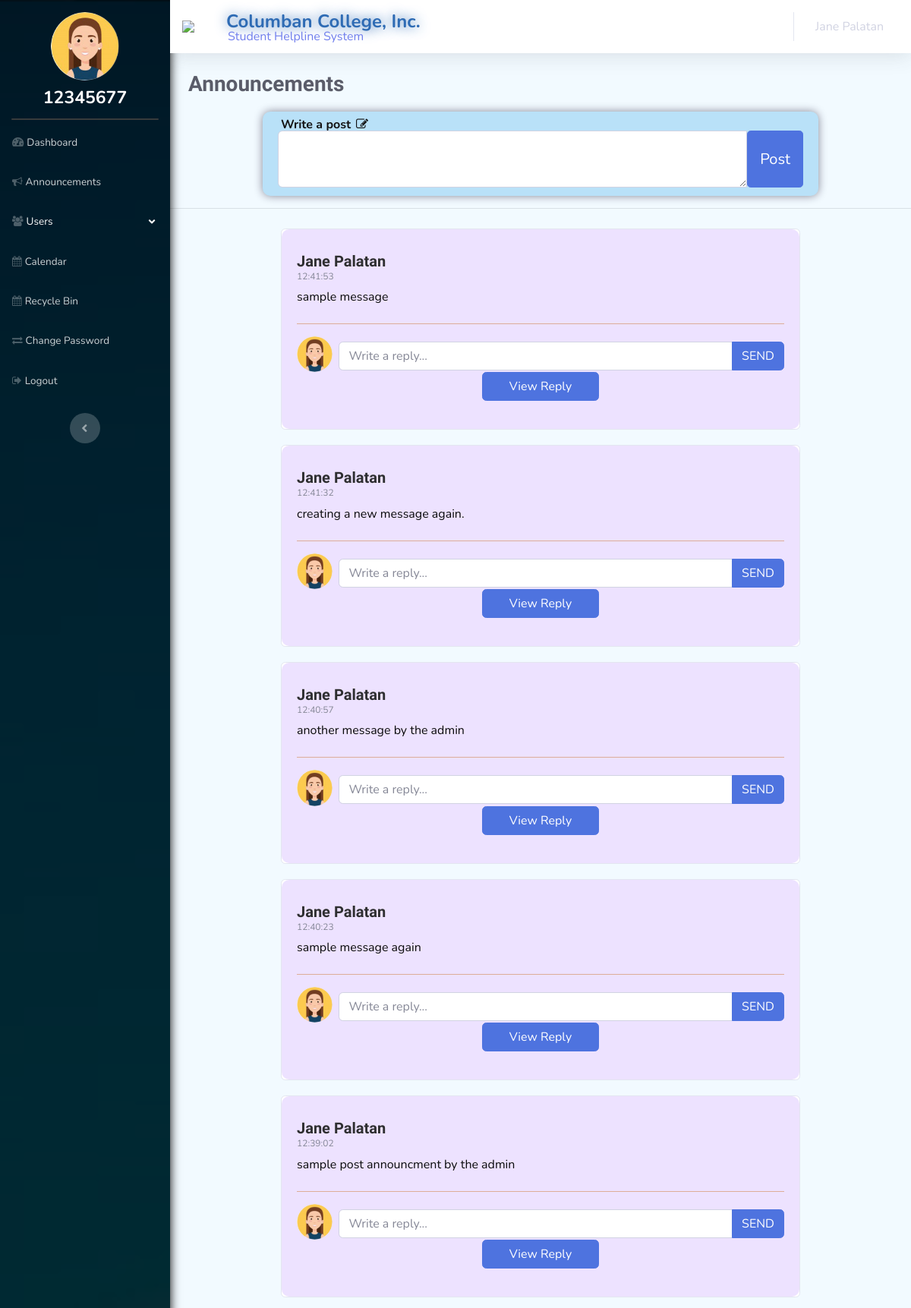
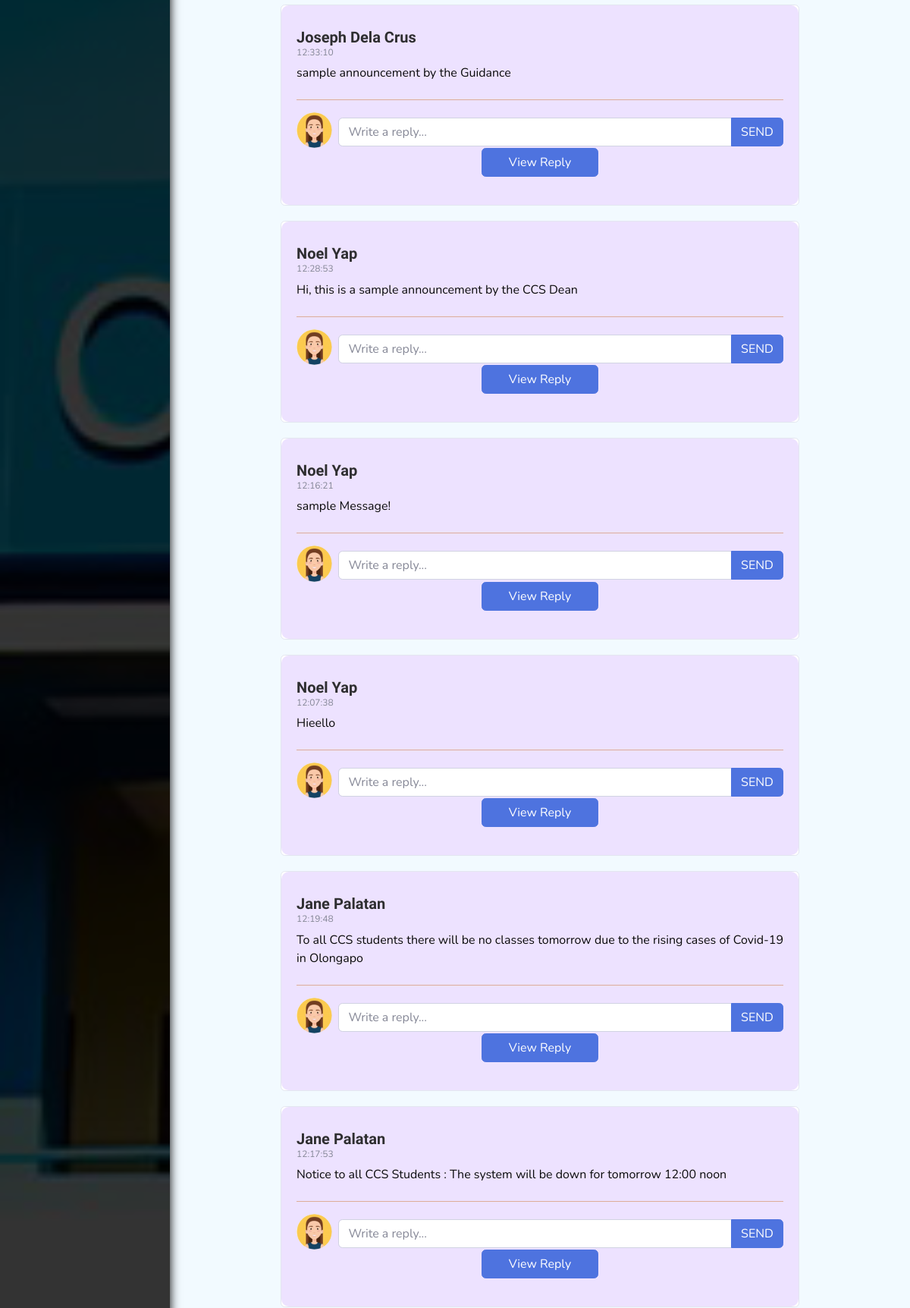
The app's page /admin/index.php (signed in, upper part) with its own data (2 pictures, top to bottom).
### tables this page shows
CREATE TABLE `user_info` (
  `user_id` varchar(8) NOT NULL,
  `first_name` varchar(45) NOT NULL,
  `last_name` varchar(45) NOT NULL,
  `username` varchar(45) NOT NULL,
  `password` varchar(45) NOT NULL,
  `position` enum('admin','counselor','dean','student') NOT NULL,
  `profile_pic` varchar(200) NOT NULL,
  `email` varchar(45) NOT NULL,
  `type` enum('PENDING','APPROVED','','') NOT NULL,
  `status` enum('NORMAL','ARCHIVED','','') NOT NULL
);

CREATE TABLE `user_post` (
  `postTbl_ID` int(10) UNSIGNED NOT NULL,
  `post_ID` varchar(100) NOT NULL,
  `message` text NOT NULL,
  `category` enum('guidance','dean','announcement','') NOT NULL,
  `dated_post` date DEFAULT NULL,
  `post_time` time NOT NULL,
  `status` enum('ACTIVE','ARCHIVED','','') NOT NULL
);

### admin/index.php (the view, shortened to what this page needs)
<?php
    include('header.php');
?>
                <div class="container-fluid">
                    <div class="d-sm-flex justify-content-between align-items-center mb-4">
                        <h3 class="text-dark" style="font-family: ABeeZee, sans-serif;color: rgb(29,29,31);margin-bottom: -5px;"><strong>Announcements</strong></h3>
                    </div>
                </div>
                <div class="container w-75" style="box-shadow: 0px 0px 12px rgb(133, 135, 150);border-radius: 10px; background: #b9e1f8; padding-bottom: 48px;">
                    <div class="row">
                        <div class="col-md-12">
                            <h6 style="color: rgb(18,18,18);margin-bottom: -2px;margin-top: 8px;"><strong>Write a post</strong><i class="fa fa-pencil-square-o" style="margin-left: 7px;"></i></h6>
                        </div>
                    </div>
                    <div class="row">
                        <div class="col col-md-12" style="height: 25%;padding-left: 8px;padding-right: 8px;">
                            <form style="height: 38px;width: 100%;" action="../post_process.php" method="POST">
                                    <div class="input-group" style="height: 75.6px;">
                                        <textarea class="form-control" name="message"></textarea>
                                        <div class="input-append"><input type="submit" class="h-100 btn btn-lg btn-primary" name="admin_announcement_message" value="Post"></div>
                                    </div>
                            </form>
                        </div>
                    </div>
                </div>
                <hr style="color: rgb(62,62,64);">
                <?php
                                        $con = new mysqli('localhost','root','','voshes');
                                        $sql = "select * from user_post where category ='announcement' order by dated_post desc, post_time desc";
                                        $result = $con->query($sql);
                                        while ($row = $result->fetch_assoc()) {
                                            $id = $row['post_ID'];
                                            $sql2 = "select * from user_info where user_id = $id";
                                            $result2 = $con->query($sql2);
                                            $row2 = $result2->fetch_assoc();
                                            $pic_id = $_SESSION['user_id'];
                                            $sql_pic = "select* from user_info where user_id = '$pic_id'";
                                            $pic_result = $con->query($sql_pic);
                                            $pic_row = $pic_result->fetch_assoc();
                                            echo '
                                <div class="container w-75" style="border-radius: 10px;padding-top: 10px;padding-bottom: 10px;">
                                    <div class="card">
                                        <div class="card-body" style="background: #ede2ff;border-radius: 10px;height: 100%;padding-bottom: 37px;">
                                            <form action = "../reply_process.php" method = "POST">
                                                <div class="row">
                                                <input value="'.$row["postTbl_ID"].'" name="tbl_id" hidden>
                                                <input value=" ' . $_SESSION["user_id"] . ' " name="post_id" hidden>
                                                    <div class="col-md-12">
                                                        <div class="row">
                                                            <div class="col">
                                                                <h5 style="margin-top: 10px;font-family: ABeeZee, sans-serif;color: rgb(46,46,48);"><strong> '. $row2["first_name"] . ' ' . $row2["last_name"] . ' </strong></h5>
                                                            </div>
                                                        </div>
                                                        <div class="row">
                                                            <div class="col">
                                                                <h6 style="margin-top: -7px;font-size: 12px;">' . $row["post_time"] . '</h6>
                                                            </div>
                                                        </div>
                                                        <div class="row">
                                                            <div class="col">
                                                                <p style="font-family: Nunito, sans-serif;color: rgb(11,11,11);margin-bottom: 7px;text-align: justify;">' . $row["message"] . '<br></p>
                                                            </div>
                                                        </div>
                                                    </div>
                                                </div>
                                                <hr style="border-color: rgb(221,173,152);">
                                                <div class="row" style="height: 33%;margin-top: -8px;">
                                                    <div class="col-1 col-md-1" style="height: 25%;margin-bottom: 0px;width: 25%;"><img class="rounded-circle img-fluid" alt="" src="../images/'.$pic_row['profile_pic'].'" style="width: 100px;margin-top: 8px;margin-bottom: 0px;margin-left: 0px;max-width: 150%;"></div>
                                                    <div class="col col-md-11" style="height: 25%">
                                                            <div class="input-group " style="margin-top: 15px;">
                                                                <input class="form-control" type="text"placeholder="Write a reply..." name="message">
                                                                <div class="input-group-append">
                                                                    <input type="submit" class="btn btn-primary " value="SEND" name="announcement_admin_reply">
                                                                </div>
                                                            </div>
                                                    </div>
                                                    <div class="container-fluid text-center text-light"><a class="btn btn-primary w-25" data-toggle="collapse" data-target="#a'.$row["postTbl_ID"].'">View Reply</a></div>
                                                    ';
                                                    echo '
                                            </form>
                                            </div>
                                        </div>
                                    </div>
                                </div> ';
                                        }
                                    ?>
<?php
    include('footer.php');
?>

### admin/header.php (shortened to what this page needs)
<!DOCTYPE html>
<html>
<head>
    <link rel="stylesheet" href="assets/bootstrap/css/bootstrap.min.css">
    <link rel="stylesheet" href="assets/fonts/fontawesome-all.min.css">
    <link rel="stylesheet" href="assets/fonts/font-awesome.min.css">
    <link rel="stylesheet" href="assets/fonts/fontawesome5-overrides.min.css">
    <link rel="stylesheet" href="https://cdnjs.cloudflare.com/ajax/libs/animate.css/3.5.2/animate.min.css">
    <link rel="stylesheet" href="assets/css/style.css">
</head>
<body id="page-top" style="min-height: 625px;">
    <div id="wrapper">
        <nav class="navbar navbar-dark text-nowrap align-items-start sidebar sidebar-dark accordion bg-gradient-primary p-0" style="background: url(&quot;assets/img/ccnav.png&quot;) center left / cover, rgb(0,46,88);box-shadow: 0px 0px 13px rgb(0,0,0);">
            <div class="container-fluid d-flex flex-column p-0"><?php
                                                $con = new mysqli('localhost','root','','voshes');
                                                $id = $_SESSION['user_id'];
                                                $file_query_header = "select * from user_info where user_id = '$id'";
                                                $result = $con->query($file_query_header);
                                                $row_header = $result->fetch_assoc();
                                                echo '<img class="rounded-circle img-fluid" style="border-radius: 0px;width: 90px;margin: 0px 0px 0px;margin-top: 16px;" alt src="../images/'.$row_header['profile_pic'].'">';
                                          ?><span style="margin-top: 6px;color: rgb(255,255,255);font-size: 23px;"><strong><?php echo $_SESSION['user_id'];?></strong></span>
                <ul class="navbar-nav text-light" id="accordionSidebar">
                    <li class="nav-item">
                        <hr style="margin: 8px 0px;margin-bottom: 4px;margin-top: 9px;max-width: none;margin-right: 15px;margin-left: 15px;background: #3e4243;border-radius: 50px;border-width: 2px;border-top-color: rgb(248,;border-right-color: 249,;border-bottom-width: 0px;border-bottom-color: 252);border-left-color: 249,;"><a class="nav-link" href="admin-dashboard.php"><i class="fas fa-tachometer-alt"></i><span>Dashboard</span></a>
                    </li>
                    <li class="nav-item"><a class="nav-link" href="index.php"><i class="fa fa-bullhorn"></i><span>Announcements</span></a></li>
                    <li class="nav-item dropdown show"><a class="dropdown-toggle nav-link" aria-expanded="true" data-toggle="dropdown" href="#"><i class="fa fa-users"></i><span>Users</span>
                        </a>
                    </li>
                    <li class="nav-item"><a class="nav-link" href="admin-calendar.php"><i class="fa fa-calendar"></i><span style="text-align: left;">Calendar</span></a></li>
                    <li class="nav-item"><a class="nav-link" href="recycle-bin.php"><i class="fa fa-calendar"></i><span style="text-align: left;">Recycle Bin</span></a></li>
                    <li class="nav-item"><a class="nav-link" href="admin-change-pass.php"><i class="fa fa-exchange"></i><span style="text-align: left;">Change Password</span></a></li>
                    <li class="nav-item"><a class="nav-link" href="../index.html"><i class="fa fa-sign-out"></i><span>Logout</span></a></li>
                </ul>
                <div class="text-center d-none d-md-inline"><button class="btn rounded-circle border-0" id="sidebarToggle" type="button"></button></div>
            </div>
        </nav>
        <div class="d-flex flex-column" id="content-wrapper">
            <div id="content" style="background: #f2faff;margin-bottom: 0px;padding-bottom: 36px;">
                <nav class="navbar navbar-light navbar-expand bg-white shadow mb-4 topbar static-top" style="/*background: rgb(255, 255, 255);*/">
                    <div class="container-fluid"><img src="assets/img/col.png" style="width: 50px;filter: blur(0px);">
                        <hgroup class="d-none d-sm-block" style="margin-left: 8px;margin-top: -7px;">
                            <h4 style="margin-top: 17px;color: rgb(46,107,180);text-shadow: 0px 0px 16px;"><strong>Columban College, Inc.</strong></h4>
                            <h6 style="margin-top: -12px;margin-left: 2px;color: rgb(113,127,237);">Student Helpline System</h6>
                        </hgroup>
                        <ul class="navbar-nav flex-nowrap ml-auto">
                            <li class="nav-item dropdown no-arrow">
                                <div class="nav-item dropdown no-arrow"><a class="dropdown-toggle nav-link" aria-expanded="false" data-toggle="dropdown" href="#">
                                    <?php include('../header_process.php'); ?><span class="d-none d-lg-inline mr-2 text-gray-600 small"></span>
                                </div>
                            </li>
                        </ul>
                    </div>
                </nav>

### header_process.php (shortened to what this page needs)
<?php
                                        $id = $_SESSION['user_id'];
                                        $con = new mysqli('localhost','root','','voshes');
                                        $sql = "select * from user_info where user_id = $id";
                                        $result = $con->query($sql);
                                        $row = $result->fetch_assoc();
                                        echo $row['first_name']. " " . $row['last_name'];
                                    ?>

### admin/footer.php (shortened to what this page needs)
</body>
</html>

### records on screen
user_info: profile_pic (picture), first_name "Jane", last_name "Palatan"
user_post: post_ID.first_name "Jane", post_ID.last_name "Palatan", post_time "12:41:53", message "sample message", post_ID.profile_pic (picture)
user_post: post_ID.first_name "Jane", post_ID.last_name "Palatan", post_time "12:41:32", message "creating a new message again.", post_ID.profile_pic (picture)
user_post: post_ID.first_name "Jane", post_ID.last_name "Palatan", post_time "12:40:57", message "another message by the admin", post_ID.profile_pic (picture)
user_post: post_ID.first_name "Jane", post_ID.last_name "Palatan", post_time "12:40:23", message "sample message again", post_ID.profile_pic (picture)
user_post: post_ID.first_name "Jane", post_ID.last_name "Palatan", post_time "12:39:02", message "sample post announcment by the admin", post_ID.profile_pic (picture)
user_post: post_ID.first_name "Joseph", post_ID.last_name "Dela Crus", post_time "12:33:10", message "sample announcement by the Guidance", user_info.profile_pic (picture)
user_post: post_ID.first_name "Noel", post_ID.last_name "Yap", post_time "12:28:53", message "Hi, this is a sample announcement by the CCS Dean", user_info.profile_pic (picture)
user_post: post_ID.first_name "Noel", post_ID.last_name "Yap", post_time "12:16:21", message "sample Message!", user_info.profile_pic (picture)
user_post: post_ID.first_name "Noel", post_ID.last_name "Yap", post_time "12:07:38", message "Hieello", user_info.profile_pic (picture)
user_post: post_ID.first_name "Jane", post_ID.last_name "Palatan", post_time "12:19:48", message "To all CCS students there will be no classes tomorrow due to the rising cases of Covid-19 in Olongapo", post_ID.profile_pic (picture)
user_post: post_ID.first_name "Jane", post_ID.last_name "Palatan", post_time "12:17:53", message "Notice to all CCS Students : The system will be down for tomorrow 12:00 noon", post_ID.profile_pic (picture)

### other values on screen
$_SESSION['user_id'] "12345677"
